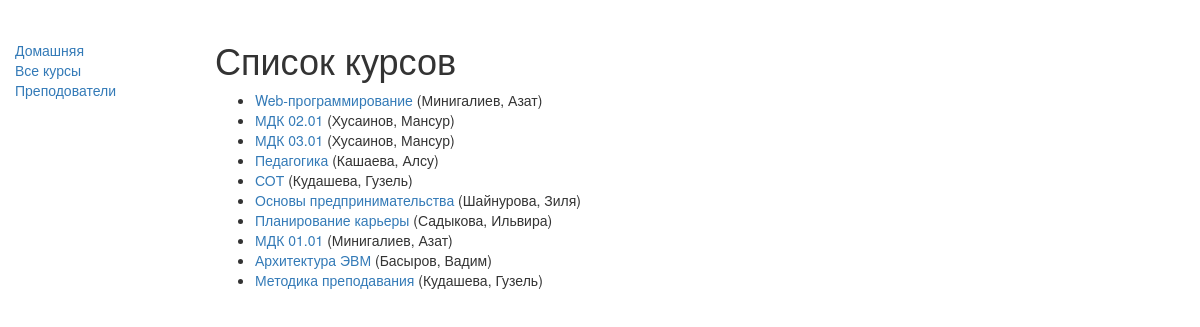
/firstapp/course/, run on the app's committed database.
### firstapp/models.py (models this page shows, shortened)
class course (models.Model):
    title = models.CharField(max_length=200)
    teacher = models.ForeignKey('Teacher', on_delete=models.SET_NULL, null=True)
    summary = models.TextField(max_length=1000, help_text="Введите описание учебного курса")
    faculty = models.ManyToManyField(faculty, help_text="Выберите факультет")
    def get_absolute_url(self):
        return reverse('данные о курсе', args=[str(self.id)])
    def display_faculty(self):
         return ', '.join([ faculty.name for faculty in self.faculty.all()[:3] ])
    display_faculty.short_description = 'Faculty'

class teacher(models.Model):
        first_name = models.CharField(max_length=100)
        last_name = models.CharField(max_length=100)
        date_of_birth = models.DateField(null=True, blank=True)
        def   __str__(self):
            return '%s, %s' % (self.last_name, self.first_name)

### firstapp/views.py (the view)
class courseListView(generic.ListView):
    model = course

### firstapp/templates/firstapp/course_list.html
﻿{% extends "base_generic.html" %}
{% block content %}
<h1>Список курсов</h1>
{% if course_list %}
<ul>
{% for course in course_list %}
<li>
<a href="{{ course.get_absolute_url }}">{{ course.title }}</a>
({{course.teacher}})
</li>
{% endfor %}
</ul>
{% else %}
<p>Курсы отсутствуют.</p>
{% endif %}
{% endblock %}

### firstapp/templates/base_generic.html (shortened to what this page needs)
﻿<!DOCTYPE html>
<head>
<link rel="stylesheet"
href="https://maxcdn.bootstrapcdn.com/bootstrap/3.3.7/css/bootstrap.min.css">
{% load static %}
<link rel="stylesheet" href="{% static 'css/styles.css' %}">
</head>
<body>
<div class="container-fluid">
<div class="row">
<div class="col-sm-2">
{% block sidebar %}
<ul class="sidebar-nav">
<li><a href="{% url 'index' %}">Домашняя</a></li>
<li><a href="{% url 'course' %}">Все курсы</a></li>
    <li><a href="{% url 'teacher' %}">Преподователи</a></li>
</ul>
{% endblock %}
</div>
<div class="col-sm-10 ">
{% block content %}{% endblock %}
</div>
</div>
</div>
</body>
</html>

### firstapp/static/css/styles.css (style rules this page uses)
.sidebar-nav { margin-top: 20px; padding: 0; list-style: none; }

### data on the page
course: title "Web-программирование", teacher "Минигалиев, Азат"
course: title "МДК 02.01", teacher "Хусаинов, Мансур"
course: title "МДК 03.01", teacher "Хусаинов, Мансур"
course: title "Педагогика", teacher "Кашаева, Алсу"
course: title "СОТ", teacher "Кудашева, Гузель"
course: title "Основы предпринимательства", teacher "Шайнурова, Зиля"
course: title "Планирование карьеры", teacher "Садыкова, Ильвира"
course: title "МДК 01.01", teacher "Минигалиев, Азат"
course: title "Архитектура ЭВМ", teacher "Басыров, Вадим"
course: title "Методика преподавания", teacher "Кудашева, Гузель"
